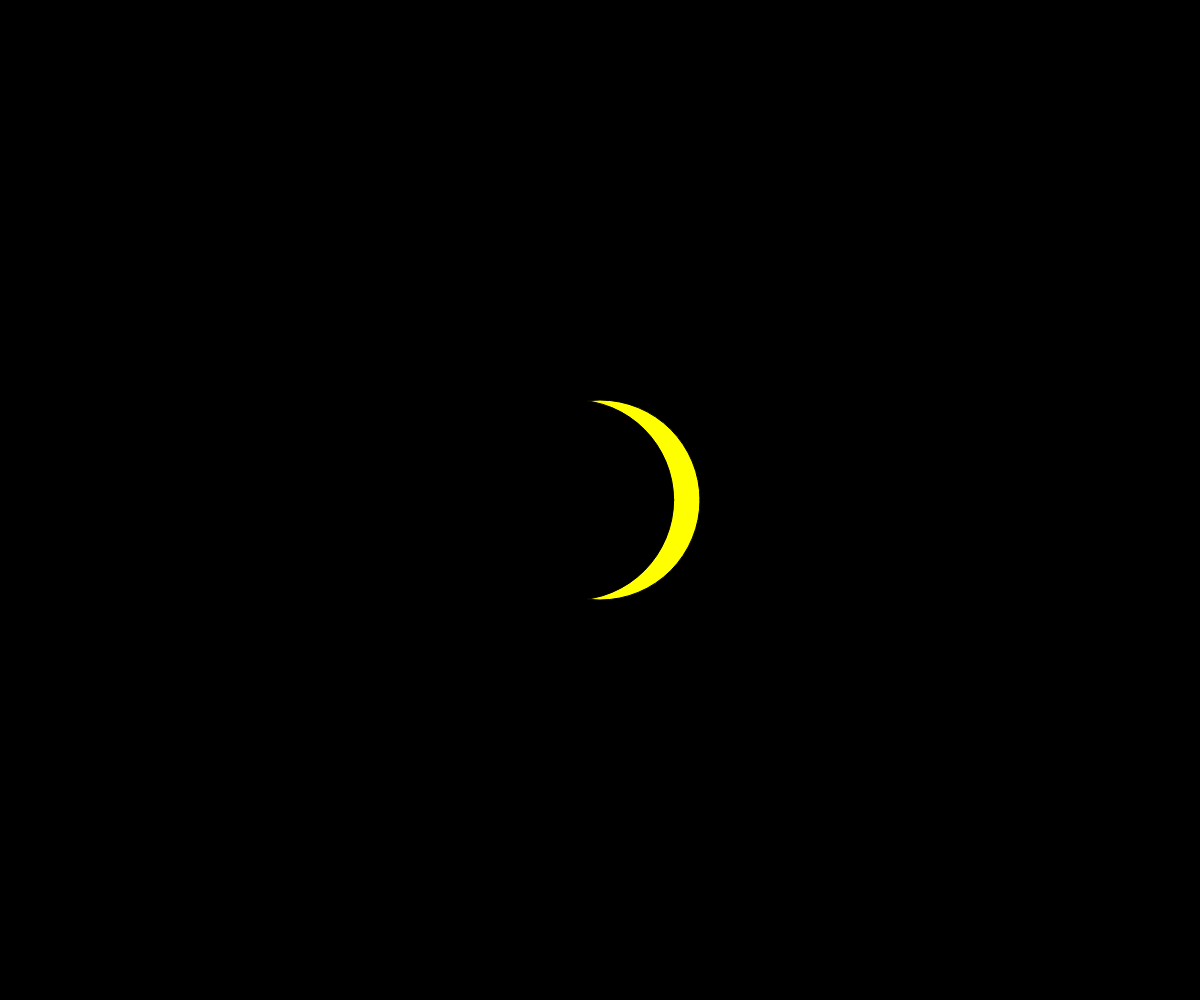
Frame 1 (no input)
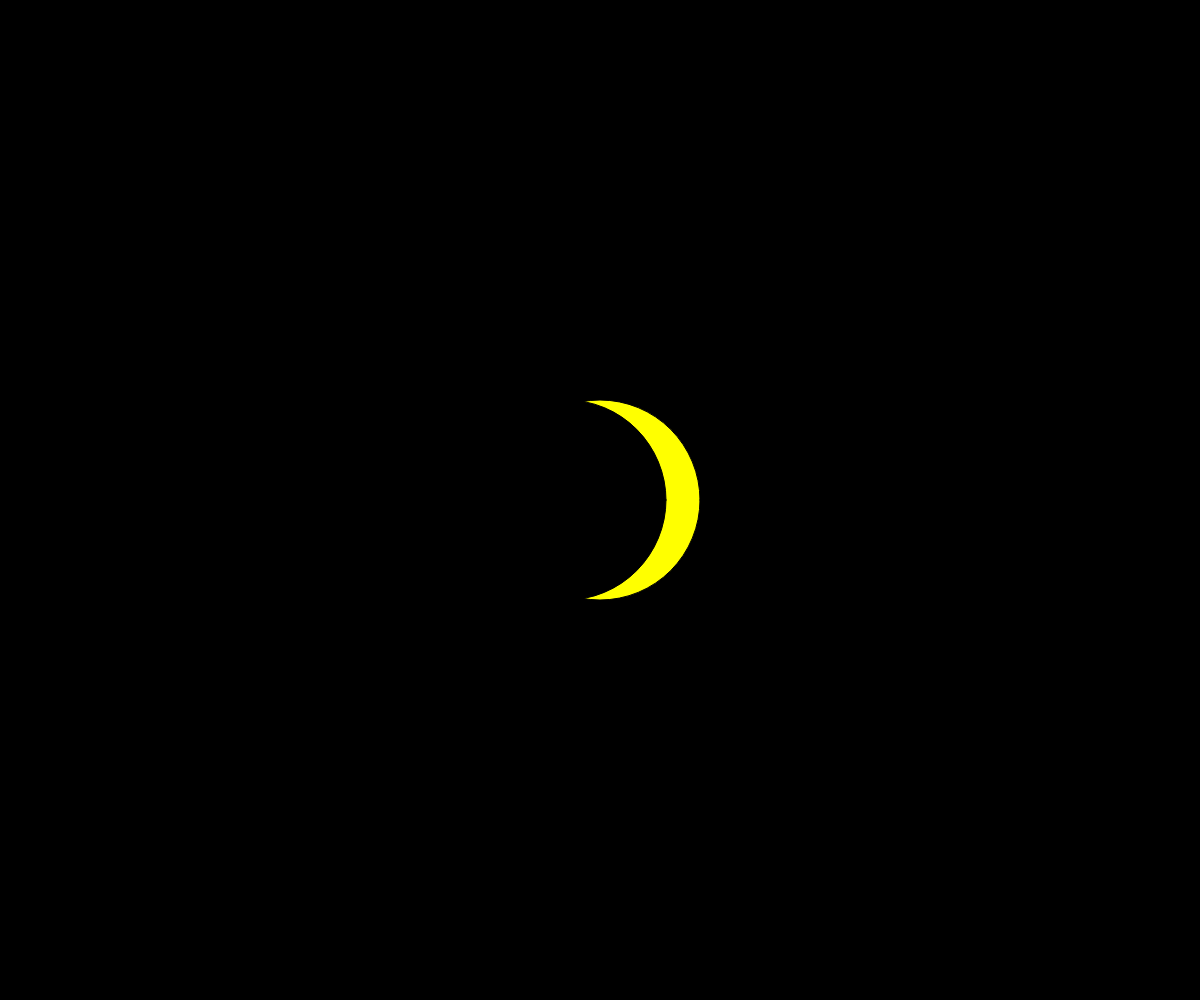
Frame 60 (no input)
Frame 120 (the mouse pressed at the canvas centre since frame 60): identical to frame 60, image omitted

The p5.js sketch that drew these frames (run headless with seeded random() and noise() and a simulated clock; from frame 60 on, the mouse is pressed at the canvas centre):

// p5.js sketch
// ── sketch.js
// document.body.addEventListener('touchstart', function(e){ e.preventDefault(); });

let frames = 0;

function setup() {
 createCanvas(windowWidth, windowHeight);
	
}

function draw() {
	frames++
	background(0);
	
	drawMoon(frames%30, 200);


}


function drawMoon(moonphase, moonsize){
	//maybe uses ellipse, or sphere, or some other functions to draw a moon
	//that looks different depeneding on what number is passed to moonphase
	fill(255,255,0);
	ellipse(width/2, height/2, moonsize, moonsize)
	fill(0)
	let ellipseXPosition = map(moonphase, 0, 30, 566, 796);
	ellipse(ellipseXPosition, height/2, moonsize, moonsize)
	print(mouseX);
	//796 - 566 range of x for second ellipse
}
